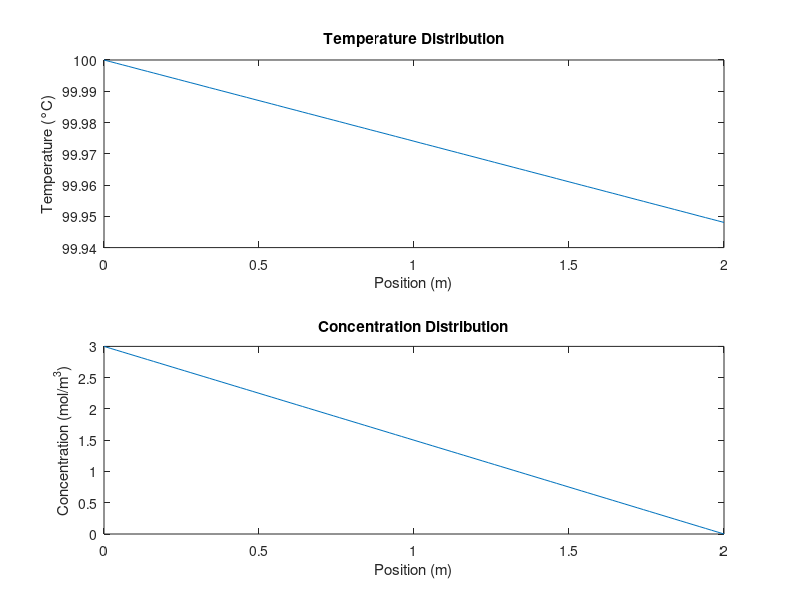

The MATLAB source for this figure:
% Constants and parameters
L = 2;                      % Length of the copper bar (m)
T0 = 100;                   % Initial temperature (°C)
phi0 = 3;                   % Initial concentration (mol/m^3)
phi2 = 0;                   % Concentration at x=L (mol/m^3)
q = 10;                     % Heat flux at x=L (W/m^2)
k = 385;                    % Thermal conductivity (W/m°C)
D = 1.11e-4;                % Diffusion coefficient (m^2/s)

% Discretization
N = 100;                    % Number of points for discretization
dx = L / N;                 % Step size
x = linspace(0, L, N+1);    % Spatial grid

% Initialize temperature and concentration arrays
T = ones(1, N+1) * T0;      % Temperature array
phi = ones(1, N+1) * phi0;  % Concentration array

% Fourier's Law for steady-state heat conduction
dTdx = -q / k;
T = T0 + dTdx * x;

% Fick's first law of diffusion
dphidx = (phi0 - phi2) / L;
phi = phi0 - dphidx * x;

% Plot temperature and concentration distributions
figure;
subplot(2,1,1);
plot(x, T);
xlabel('Position (m)');
ylabel('Temperature (°C)');
title('Temperature Distribution');

subplot(2,1,2);
plot(x, phi);
xlabel('Position (m)');
ylabel('Concentration (mol/m^3)');
title('Concentration Distribution');
